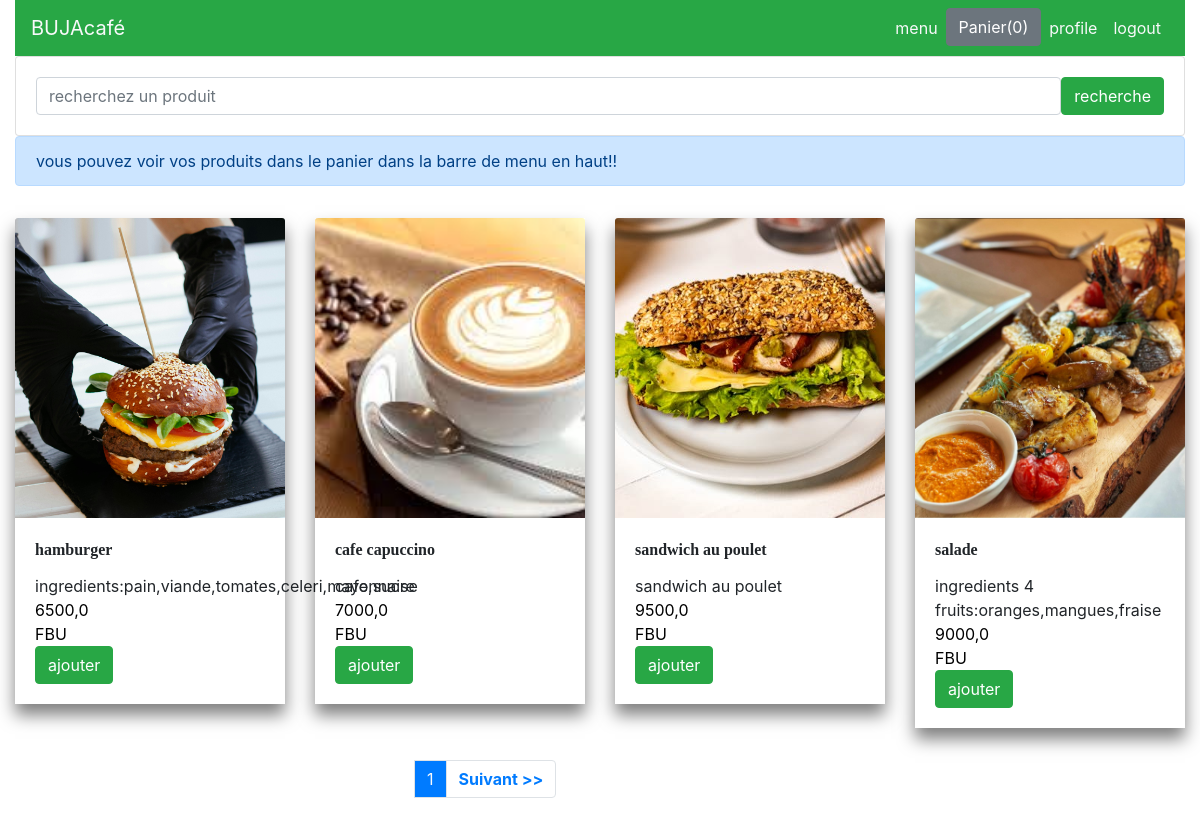
The page /menu/ (signed in) on the database its author committed.
### steakhouse/models.py (models this page shows, shortened)
class Produit(models.Model):
    id = models.AutoField(primary_key=True)  # Champ id auto-incrément
    title=models.CharField(max_length=30,editable=True)
    prix=models.FloatField(editable=True)
    description=models.TextField(editable=True)
    category=models.ForeignKey(Category,on_delete=models.CASCADE)
    image=models.ImageField(default='default.png',upload_to='images',validators=[FileExtensionValidator(['png','jpg','jpeg','webp'])])
    date_ajout=models.DateTimeField(auto_now=True)
    class Meta:
        ordering = ['-date_ajout']

### steakhouse/views.py (the view)
# urls.py: path('menu/', views.menu, name='menu'),
@login_required
def  menu(request):
    produit_object=Produit.objects.all() #je selectionne tous les produits de la base de donnee #
    item_name = request.GET.get('item-name')
    if item_name !='' and item_name is not None:
         produit_object= Produit.objects.filter(title__icontains=item_name)
    paginator=Paginator( produit_object, 4)
    page=request.GET.get('page')
    produit_object=paginator.get_page(page)
    return render (request,'shop/index.html',{'produit_object':produit_object})

### steakhouse/templates/shop/index.html (shortened to what this page needs)
{% extends "shop/base.html" %}
{% block content %}
    <div class="row">
        <div class="col-md-12">
            <form class="card card-sm">
               <div class="card-body row no-gutters align-items-center">
                 <div class="col">
                    <input type="search" placeholder="recherchez un produit" name="item-name" class="form-control form-control-borderless"></input>
                 </div>
                  <div class="col-auto">
                    <button type="submit" class="btn btn-success">recherche</button>
                  </div>
               </div>
            </form>
        </div>
    </div>
    <div class="alert alert-primary" role="alert">
        vous pouvez voir vos produits dans le panier dans la barre de menu en haut!!
      </div>
    <div class="row">
        {% for produit in produit_object %}
        <div class="col-md-3" >
            <div class="card-shadow-lg  my-3 ">
                <img src="{{produit.image.url}}" alt="image" class="card-img-top" style="height: 300px; object-fit: cover; ">
                <div class="card-body">
                    <div id="aa{{produit.id}}" class="card-title title-georgia">{{ produit.title}}</strong></div>
                    <div>{{ produit.description}}</div>
                    <div id="prix{{produit.id}}" style="color: black">{{ produit.prix}}<div>FBU</div></div>
                    <button id="{{produit.id}}" class="btn ted btn-success">ajouter</button>
                </div>
            </div>
        </div>
        {% endfor %}
    </div>
    <div class="row mt-3">
        <div class="col-md-3 offset-md-4">
            <ul class="pagination">
                <li class="page-item-active">
                    <a class="page-link bg-primary text-light" href="?page={{ produit_object.number}}">{{ produit_object.number  }}</a>
                </li>
            {% if produit_object.has_next %}
                <li class="page-item">
                    <a class="page-link" href="?page={{ produit_object.next_page_number }}"><strong>Suivant >></strong></a>
                </li>
            {% endif %}
            </ul>
        </div>
    </div>
{% endblock %}

### steakhouse/templates/shop/index.html (style rules this page uses)
.card-shadow-lg { box-shadow: 0 0.7rem 1rem rgba(0, 0, 0, 0.5); }
.title-georgia { font-family: 'Georgia', serif; font-weight: bold; }

### rows shown on the page
Produit: image (picture), title "hamburger", description "ingredients:pain,viande,tomates,celeri,mayonnaise", prix "6500,0"
Produit: image (picture), title "cafe capuccino", description "cafe,sucre", prix "7000,0"
Produit: image (picture), title "sandwich au poulet", description "sandwich au poulet", prix "9500,0"
Produit: image (picture), title "salade", description "ingredients 4 fruits:oranges,mangues,fraise", prix "9000,0"

### other values the page prints
{{ produit_object.number }} "1"
